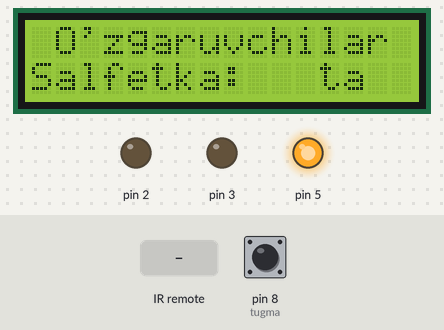
Bench run of a sketch on a simulated Arduino Uno, built with avr-gcc and run on an emulated ATmega328P. Shown: 16×2 character LCD, output pins drawn as LEDs (lit = HIGH). Dashed ring = blinking. The inputs (shaded band) are chosen by the test bench; at power-on: pin 8 (tugma) LOW. What the sketch prints to the serial monitor is not drawn.

Above: at 1.2 s.
1.3 s: infrared code 0xE318261B received
2.8 s: pin 8 (tugma) pulsed HIGH 5 times (0.12 s each, 0.3 s apart)
At 3.07 s:
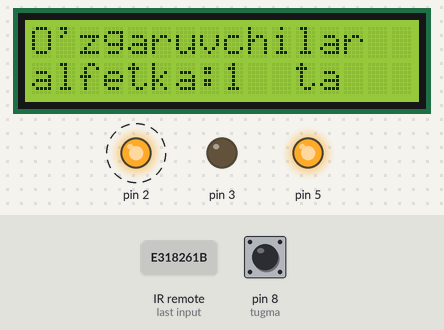
At 5.4 s:
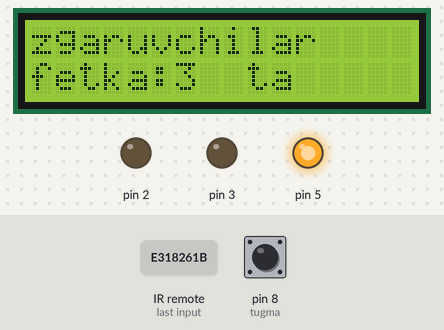
Timing chart, 0 to 6.9 s (numbered marks = the images above; inputs shaded):
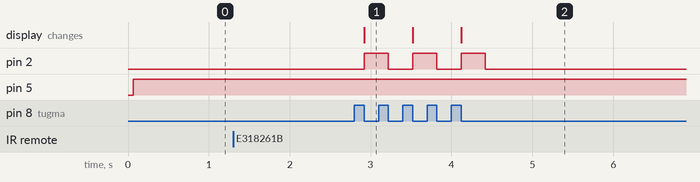

Measured:
- after the input at 1.3 s, every drawn part: stays the same
- after the input at 2.8 s, pin 2: alternates HIGH for 0.30 s and LOW for 0.30 s, 6 changes in all, then stays LOW, starting after 0.12 s; the display: changes after 0.12 s (image 1)

The sketch:

Displey_Salfetka.ino
```cpp
int a;
int tugma=8;
#include <LiquidCrystal.h>
const int rs=4, en=6, d4=10 ,d5=11, d6=12, d7=13;
LiquidCrystal lcd(rs,en,d4,d5,d6,d7);
#include <IRremote.h>
IRrecv pult(7);
decode_results natija;
void setup() {
   Serial.begin(9600);
  pult.enableIRIn();
  pinMode(2,OUTPUT);
  pinMode(3,OUTPUT);
  pinMode(5,OUTPUT);
  Serial.begin(9600);
  pinMode(tugma,INPUT);
  lcd.begin(16,2);
  lcd.setCursor(1,0);
  lcd.print("O'zgaruvchilar");
   lcd.setCursor(0,1);
  lcd.print("Salfetka:");
  lcd.setCursor(12,1);
  lcd.print("ta");
}

void loop() {
  if(digitalRead(tugma)==1){while(digitalRead(tugma)==1){}a++;
  Serial.println(a);
  lcd.setCursor(9,1);
  lcd.print(a);
   digitalWrite(2,HIGH);
    delay(300);}

  else{digitalWrite(2,LOW);}
  if(a==10){
    digitalWrite(3,HIGH);}
    else{digitalWrite(3,0);}
    digitalWrite(5,HIGH);
    if (pult.decode(&natija)) {

    pult.resume();
    Serial.println(natija.value, DEC);
    if(natija.value==3810010651){ lcd.autoscroll();}
  }
}
```
